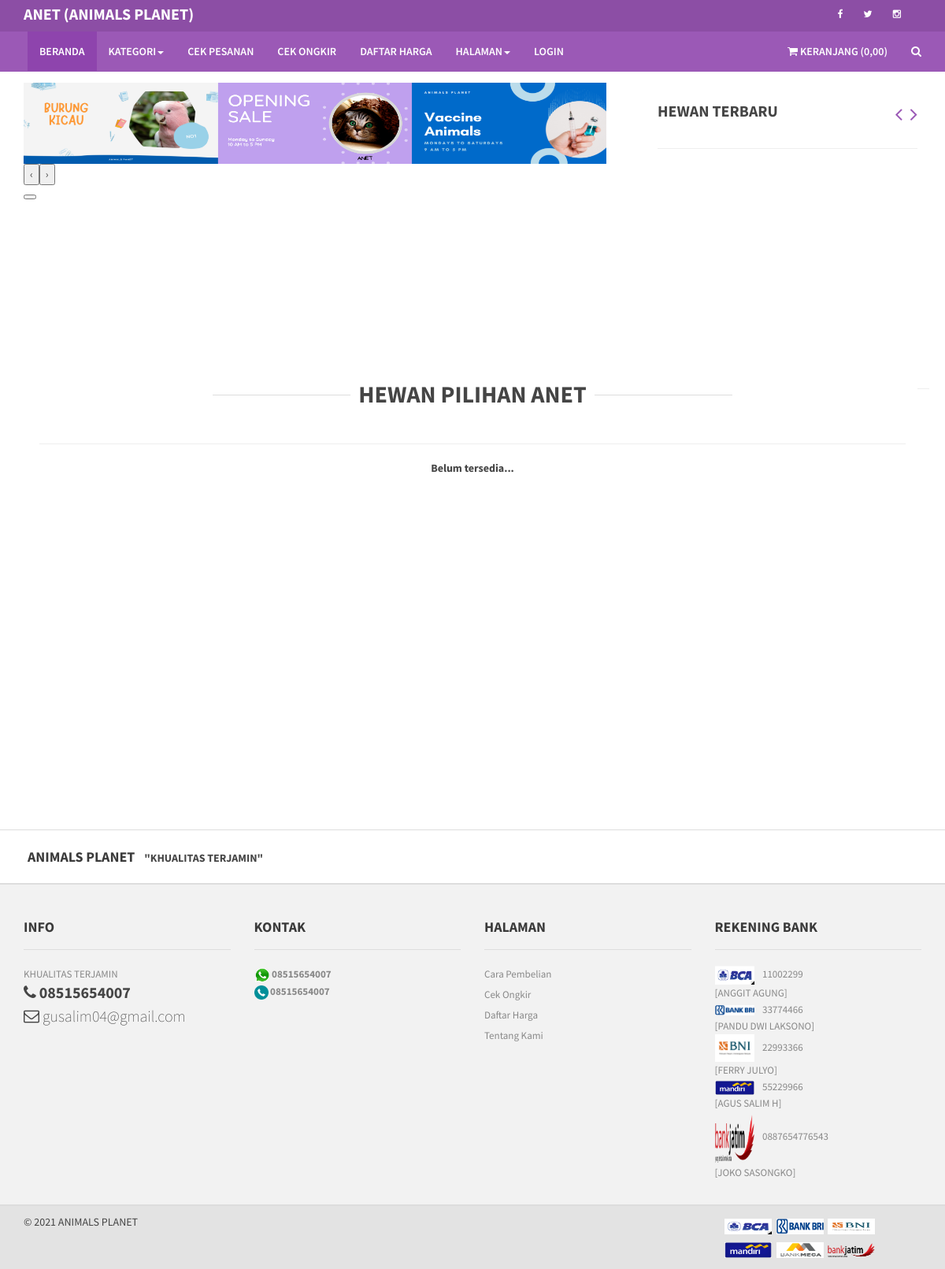
The page / on the database its author committed.
### tables this page shows
CREATE TABLE `shop_setting`  (
  `shortname_shop` varchar(20) NOT NULL,
  `longname_shop` varchar(100) NOT NULL,
  `motto_shop` varchar(100) NOT NULL,
  `location_shop` varchar(120) NOT NULL,
  `name_manage` varchar(100) NOT NULL,
  `wa_contact` varchar(20) NOT NULL,
  `phone_contact` varchar(20) NOT NULL,
  `email_shop` varchar(30) NOT NULL,
  `propinsi_shop` varchar(20) NOT NULL,
  `kabupaten_shop` varchar(20) NOT NULL,
  `logo_shop` varchar(50) NOT NULL,
  `facebook` varchar(300) NULL DEFAULT NULL,
  `twitter` varchar(300) NULL DEFAULT NULL,
  `google` varchar(300) NULL DEFAULT NULL,
  `instagram` varchar(300) NULL DEFAULT NULL,
  `youtube` varchar(300) NULL DEFAULT NULL,
  `pos` int(1) NULL DEFAULT NULL,
  `jne` int(1) NULL DEFAULT NULL,
  `tiki` int(1) NULL DEFAULT NULL,
  `gratis_ongkir_wilayah` int(1) NULL DEFAULT NULL,
  `cod_wilayah` int(1) NULL DEFAULT NULL
);

CREATE TABLE `shop_slider`  (
  `id_slider` int(11) NOT NULL AUTO_INCREMENT,
  `slider` varchar(100) NOT NULL,
  PRIMARY KEY (`id_slider`) USING BTREE
);

CREATE TABLE `shop_payment`  (
  `id_payment` int(11) NOT NULL AUTO_INCREMENT,
  `id_bank` int(11) NOT NULL,
  `number` varchar(50) NOT NULL,
  `name` varchar(100) NOT NULL,
  `state` int(1) NOT NULL,
  PRIMARY KEY (`id_payment`) USING BTREE
);

CREATE TABLE `shop_bank`  (
  `id_bank` int(11) NOT NULL AUTO_INCREMENT,
  `name_bank` varchar(100) NOT NULL,
  `logo_bank` varchar(40) NOT NULL,
  `state_bank` int(1) NOT NULL,
  PRIMARY KEY (`id_bank`) USING BTREE
);

### application/controllers/C__front.php (called while the page is built, shortened)
<?php
class C__front extends CI_Controller {
	public function __construct()
	{
		$this->load->model('M__app');
		$this->load->library(array('pagination','cart','form_validation'));
	}
	public function index($off=0)
	{
		$jumlah=$this->M__app->gradeone('product','state_product',1)->num_rows();
		$data['title']      ="Beranda";
		$data['active']     ="beranda";
		$data['content']    ='product/index.php';
		$data['all']        =$this->M__app->getdatapage('product',$off)->result();
		$data['category']   =$this->M__app->gradeone('category','state',1)->result();
		$data['new']        =$this->M__app->getnewproduct()->result_array();
		$data['bank']       =$this->M__app->getdatapaymentfront()->result();
		$data['slider']     =$this->M__app->getdata('slider')->result();
		$data['slider_yes'] =1;
		$data['page']       =halaman($jumlah,'shop.aspx',2);
		$this->load->view('frontend/template',$data);
	}
}

### index.php (called while the page is built, shortened)
<?php
require_once BASEPATH.'core/CodeIgniter.php';

### application/models/M__app.php (called while the page is built, shortened)
<?php if ( ! defined('BASEPATH')) exit('No direct script access allowed');
class M__app extends CI_Model {
	public function getdata($table)
	{
		return $this->db->get('shop_'.$table);
	}
	public function gradeone($table,$column,$where)
	{
		$this->db->where($column, $where);
		return $this->db->get('shop_'.$table);
	}
	public function getdatapaymentfront()
	{
		$this->db->select('*');
		$this->db->from('shop_payment');
		$this->db->join('shop_bank', 'shop_payment.id_bank = shop_bank.id_bank');
		$this->db->where('shop_payment.state', 1);
		return $this->db->get();
	}
	public function getdatapage($table,$offset)
	{
		$this->db->where('state_product', 1);
		$this->db->where("stock_product!='0'");
		$this->db->join('shop_category', 'shop_product.category_product = shop_category.id_category');
		$this->db->order_by('name_product','asc');
		return $this->db->get('shop_'.$table, 24, $offset);
	}
	public function getnewproduct()
	{
		$this->db->select('*');
		$this->db->from('shop_product');
		$this->db->where("stock_product!='0'");
		$this->db->where("state_product='1'");
		$this->db->join('shop_category', 'shop_product.category_product = shop_category.id_category');
		$this->db->order_by('id_product', 'desc');
		$this->db->limit(10);
		return $this->db->get();
	}
}

### application/views/frontend/product/index.php (the view, shortened to what this page needs)
<div class="main-container" style="padding-left: 50px;padding-right: 50px;">
    <div class="morePost row featuredPostContainer style2">
        <div class="col-lg-12">
            <center>
                <h1 class="title-big text-center section-title-style2">
                    <span>HEWAN PILIHAN ANET</span>
                </h1>
            </center>
            <hr>
        </div>
        <div >
            <?php if(count($all)==0){echo "<div class='item col-md-12'><center><b>Belum tersedia...</b></center><br><br></div>";} ?>
            <div class="row">
                <hr>
                <br>
            </div>
        </div>
    </div>
</div>

### application/views/frontend/header.php (shortened to what this page needs)
<div class="navbar-top">
    <div class="container" style="padding-top: 3px">
        <div class="row">
            <div class="col-lg-8">
                <div class="pull-left ">
                    <ul class="userMenu">
                        <li>
                        <?php if (gettoko('longname_shop')!=""): ?>
                            <a href="<?php echo base_url() ?>">
                                <span style="font-size:20px;">
                                <?php echo gettoko('shortname_shop') ?>
                                <span class="hidden-xs">(<?php echo gettoko('longname_shop') ?>)
                                </span>
                                </span>
                            </a>
                        <?php endif; ?>
                        </li>
                    </ul>
                </div>
            </div>
            <div class="col-lg-4">
                <div class="pull-right">
                    <ul class="userMenu">
                        <?php
                        $fb=gettoko('facebook');
                        $tw=gettoko('twitter');
                        $ig=gettoko('instagram');
                        if($fb!="" && !is_null($fb)){ ?>
                            <li>
                                <a href="<?php echo $fb ?>" target="_blank">
                                    <i class=" fa fa-facebook"> &nbsp; </i>
                                </a>
                            </li>
                        <?php } ?>
                        <?php if($tw!="" && !is_null($tw)){ ?>
                             <li>
                                <a href="<?php echo $tw ?>" target="_blank">
                                    <i class=" fa fa-twitter"> &nbsp; </i>
                                </a>
                            </li>
                        <?php } ?>
                        <?php if($ig!="" && !is_null($ig)){ ?>
                             <li>
                                <a href="<?php echo $ig ?>" target="_blank">
                                    <i class=" fa fa-instagram"> &nbsp; </i>
                                </a>
                            </li>
                        <?php } ?>
                    </ul>
                </div>
            </div>
        </div>
    </div>
</div>

### application/views/frontend/slider.php (shortened to what this page needs)
<div class="col-md-8">
    <div class=" image-show-case-wrapper center-block relative col-lg-12">
        <div id="imageShowCase" class="owl-carousel owl-theme">
            <?php $no=0; foreach($slider as $row): $no++ ?>
            <div class="product-slide">
                <div class="box-content-overly box-content-overly-white">
                    <div class="box-text-table">
                        <div class="box-text-cell ">
                        </div>
                    </div>
                </div>
                <a href="#">
                    <img class="img-responsive" src="<?php echo base_url('uploads/'.$row->slider) ?>" alt="img">
                </a>
            </div>
            <?php endforeach; ?>
        </div>
    </div>
</div>
<div class="col-md-4">
    <div style="margin-left: 20px;margin-right: 20px;">
        <h3>
            <br>
            <b>HEWAN TERBARU</b>
            <a id="nextBrand" class="link pull-right carousel-nav">
                <i class="fa fa-angle-right"></i>
            </a>
            <a id="prevBrand" class="link pull-right carousel-nav">
                <i class="fa fa-angle-left"></i>
            </a>
        </h3>
        <hr>
        <br>
    </div>
</div>

### application/views/frontend/footer.php (shortened to what this page needs)
<footer>
    <div class="footer" style="background-color: #fff; padding:20px; ">
        <div class="container">
            <div class="row">
                <div class="col-lg-8">
                    <span id="footer-head">
                    <?php
                        echo gettoko('longname_shop')?
                        gettoko('longname_shop'):
                        gettoko('shortname_shop');
                    ?>
                    </span>
                    <span>
                        <b>
                            &quot;<?php echo gettoko('motto_shop') ?>&quot;
                        </b>
                    </span>
                </div>
            </div>
        </div>
    </div>
    <div class="footer">
        <div class="container">
            <div class="row">
                <div class="col-lg-3 hidden-xs">
                    <h3>Info</h3>
                    <ul>
                        <li class="supportLi">
                            <p><?php echo gettoko('motto_shop') ?></p>
                            <h4>
                                <a class="inline" href="callto:+12025550151">
                                    <strong>
                                    <i class="fa fa-phone"> </i>
                                    <?php echo gettoko('phone_contact') ?>
                                    </strong>
                                </a>
                            </h4>
                            <h4>
                                <a class="inline" href="#">
                                    <i class="fa fa-envelope-o"> </i>
                                    <?php echo gettoko('email_shop') ?>
                                </a>
                            </h4>
                        </li>
                    </ul>
                </div>
                <div class="col-lg-3">
                    <h3> Kontak </h3>
                    <ul>
                    <?php if(gettoko('wa_contact')!=''): ?>
                        <li class="supportLi">
                            <img src="<?php echo base_url('uploads/wa.png') ?>" width="20px">
                            <strong><?php echo gettoko('wa_contact') ?></strong>
                        </li>
                    <?php endif ?>
                    <?php if(gettoko('phone_contact')!=''): ?>
                        <li class="supportLi">
                            <img src="<?php echo base_url('uploads/phone.png') ?>" width="18px">
                            <strong><?php echo gettoko('phone_contact') ?></strong>
                        </li>
                    <?php endif ?>
                    </ul>
                </div>
                <div class="col-lg-3 hidden-xs">
                    <h3>Halaman</h3>
                    <ul>
                        <li class="supportLi">
                            <a href="<?php echo site_url('howtobuy.aspx') ?>"> Cara Pembelian</a>
                        </li>
                        <li class="supportLi">
                            <a href="<?php echo site_url('ongkir.aspx') ?>"> Cek Ongkir</a>
                        </li>
                        <li class="supportLi">
                            <a href="<?php echo site_url('pricelist.aspx') ?>"> Daftar Harga</a>
                        </li>
                        <li class="supportLi">
                            <a href="<?php echo site_url('aboutus.aspx') ?>"> Tentang Kami</a>
                        </li>
                    </ul>
                </div>
                <div class="col-lg-3">
                    <h3>Rekening Bank</h3>
                    <ul>
                    <?php $no=0; foreach($bank as $row): $no++ ?>
                        <li class="supportLi">
                            <img src="<?php echo base_url('assets/images/bank/'.$row->logo_bank) ?>" width="50px" alt="">
                            &nbsp;&nbsp; <?php echo $row->number ?> <br> [<?php echo $row->name ?>]
                        </li>
                    <?php endforeach;?>
                    </ul>
                </div>
            </div>
        </div>
    </div>
    <div class="footer-bottom">
        <div class="container">
            <span onmouseover="tampil()">
                &copy; <?php echo date('Y') ?> <?php echo gettoko('longname_shop')?gettoko('longname_shop'):gettoko('shortname_shop') ?>
            </span>
            <span style="float: right;width: 250px;line-height: 30px;">
                <?php echo getBank() ?>
            </span>
        </div>
    </div>
</footer>

### application/helpers/app_helper.php (shortened to what this page needs)
<?php
function gettoko($get)
{
    $ci =& get_instance();
    $ci->db->select($get);
    $db=$ci->db->get('shop_setting')->row_array();;
    return $db[$get];
}
function getBank()
{
	$ci =& get_instance();
	$bank=$ci->M__app->gradeone('bank','state_bank',1)->result();
	$val="";
	foreach ($bank as $row) {
		$val.="<img src='".base_url('assets/images/bank/'.$row->logo_bank)."'' width='60px' height='20px;'>&nbsp;&nbsp;";
	}
	return $val;
}

### assets/css/skin-4.css (style rules this page uses)
a:hover, a:focus, a.link { color: #9b59b6; }
.navbar-top { background: #8c4ea5; }

### application/views/frontend/footer.php (style rules this page uses)
#footer-head { font-size: 18px; font-weight: 700; line-height: 27px; text-transform: uppercase; color: #3a3a3a; }

### rows shown on the page
shop_setting: shortname_shop "ANET", longname_shop "ANIMALS PLANET", motto_shop "KHUALITAS TERJAMIN", phone_contact "08515654007", email_shop "gusalim04@gmail.com", wa_contact "08515654007"
shop_slider: slider (picture)
shop_payment: id_bank.logo_bank (picture), number "11002299", name "ANGGIT AGUNG"
shop_payment: id_bank.logo_bank (picture), number "33774466", name "PANDU DWI LAKSONO"
shop_payment: id_bank.logo_bank (picture), number "22993366", name "FERRY JULYO"
shop_payment: id_bank.logo_bank (picture), number "55229966", name "AGUS SALIM H"
shop_payment: id_bank.logo_bank (picture), number "0887654776543", name "JOKO SASONGKO"
shop_bank: logo_bank (picture)
shop_bank: logo_bank (picture)
shop_bank: logo_bank (picture)
shop_bank: logo_bank (picture)
shop_bank: logo_bank (picture)
shop_bank: logo_bank (picture)

### other values the page prints
uang(array_sum($jumlah)) "0,00"
